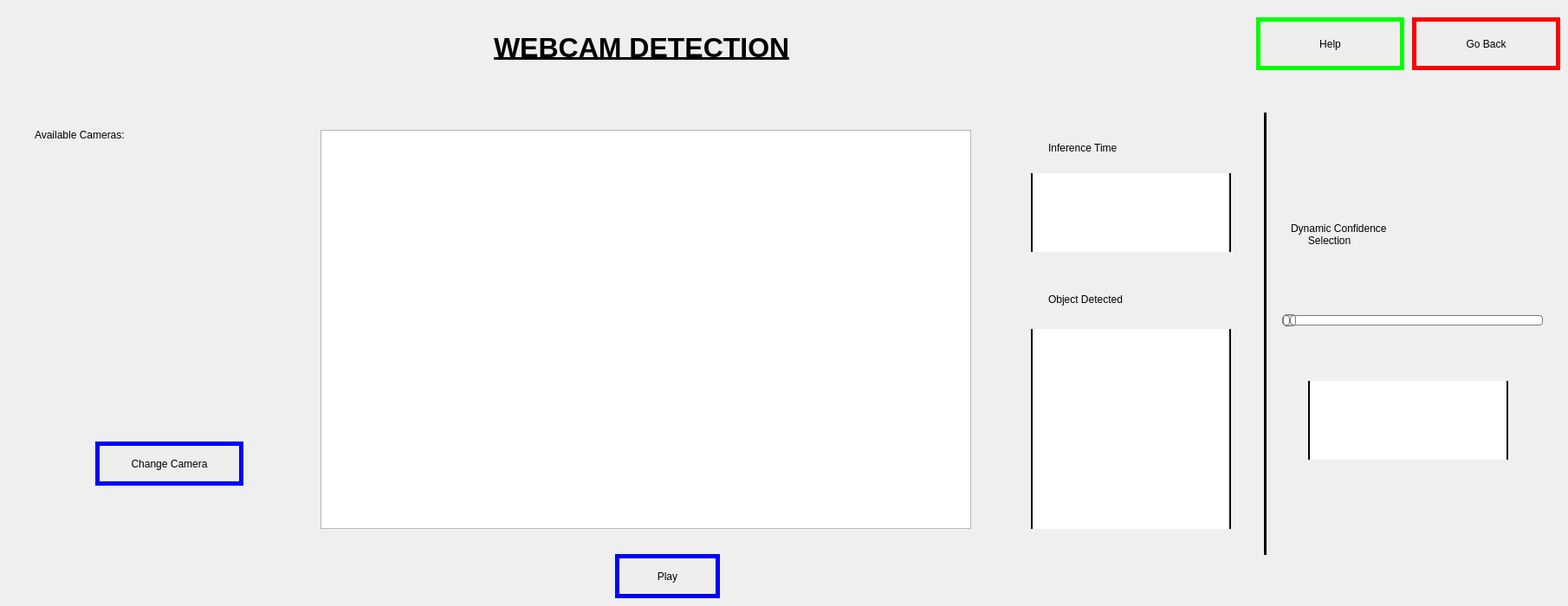
    <widget class="QWidget" name="page_12">
     <widget class="QLabel" name="label_56">
      <property name="geometry">
       <rect>
        <x>570</x>
        <y>30</y>
        <width>391</width>
        <height>51</height>
       </rect>
      </property>
      <property name="styleSheet">
       <string notr="true">font: 75 19pt &quot;URW Bookman L&quot;;
color: rgb(0, 0, 0);</string>
      </property>
      <property name="text">
       <string>&lt;html&gt;&lt;head/&gt;&lt;body&gt;&lt;p&gt;&lt;span style=&quot; font-size:24pt; font-weight:600; text-decoration: underline;&quot;&gt;WEBCAM DETECTION&lt;/span&gt;&lt;/p&gt;&lt;/body&gt;&lt;/html&gt;</string>
      </property>
     </widget>
     <widget class="QGraphicsView" name="graphicsView_4">
      <property name="geometry">
       <rect>
        <x>370</x>
        <y>150</y>
        <width>751</width>
        <height>461</height>
       </rect>
      </property>
     </widget>
     <widget class="QPushButton" name="pushButton_36">
      <property name="geometry">
       <rect>
        <x>710</x>
        <y>640</y>
        <width>121</width>
        <height>51</height>
       </rect>
      </property>
      <property name="cursor">
       <cursorShape>PointingHandCursor</cursorShape>
      </property>
      <property name="styleSheet">
       <string notr="true">background-color: rgb(238, 238, 236);
border-style:solid;
border-color: rgb(0,0,255);
border-width:5px;
font: 14pt &quot;DejaVu Sans&quot;;
</string>
      </property>
      <property name="text">
       <string>Play</string>
      </property>
     </widget>
     <widget class="QLabel" name="label_58">
      <property name="geometry">
       <rect>
        <x>1210</x>
        <y>150</y>
        <width>201</width>
        <height>41</height>
       </rect>
      </property>
      <property name="styleSheet">
       <string notr="true">font: 75 19pt &quot;URW Bookman L&quot;;
color: rgb(0, 0, 0);</string>
      </property>
      <property name="text">
       <string>Inference Time</string>
      </property>
     </widget>
     <widget class="QLabel" name="label_inference_webcam">
      <property name="geometry">
       <rect>
        <x>1190</x>
        <y>200</y>
        <width>231</width>
        <height>91</height>
       </rect>
      </property>
      <property name="font">
       <font>
        <family>URW Bookman L</family>
        <pointsize>12</pointsize>
        <weight>9</weight>
        <italic>false</italic>
        <bold>false</bold>
       </font>
      </property>
      <property name="styleSheet">
       <string notr="true">font: 75 12pt &quot;URW Bookman L&quot;;
background-color: rgb(255, 255, 255);
color: rgb(46, 52, 54);
border-style:solid;
border-right-width:2px;
border-left-width:2px;</string>
      </property>
      <property name="text">
       <string/>
      </property>
     </widget>
     <widget class="QLabel" name="label_65">
      <property name="geometry">
       <rect>
        <x>1210</x>
        <y>320</y>
        <width>211</width>
        <height>51</height>
       </rect>
      </property>
      <property name="styleSheet">
       <string notr="true">font: 75 19pt &quot;URW Bookman L&quot;;
color: rgb(0, 0, 0);</string>
      </property>
      <property name="text">
       <string>Object Detected</string>
      </property>
     </widget>
     <widget class="QLabel" name="label_object_webcam">
      <property name="geometry">
       <rect>
        <x>1190</x>
        <y>380</y>
        <width>231</width>
        <height>231</height>
       </rect>
      </property>
      <property name="font">
       <font>
        <family>URW Bookman L</family>
        <pointsize>12</pointsize>
        <weight>9</weight>
        <italic>false</italic>
        <bold>false</bold>
       </font>
      </property>
      <property name="styleSheet">
       <string notr="true">font: 75 12pt &quot;URW Bookman L&quot;;
background-color: rgb(255, 255, 255);
color: rgb(46, 52, 54);
border-style:solid;
border-right-width:2px;
border-left-width:2px;</string>
      </property>
      <property name="text">
       <string/>
      </property>
     </widget>
     <widget class="QPushButton" name="pushButton_37">
      <property name="geometry">
       <rect>
        <x>1450</x>
        <y>20</y>
        <width>171</width>
        <height>61</height>
       </rect>
      </property>
      <property name="cursor">
       <cursorShape>PointingHandCursor</cursorShape>
      </property>
      <property name="styleSheet">
       <string notr="true">background-color: rgb(238, 238, 236);
border-style:solid;
border-color: rgb(0,255, 0);
border-width:5px;
font: 14pt &quot;DejaVu Sans&quot;;
</string>
      </property>
      <property name="text">
       <string>Help</string>
      </property>
     </widget>
     <widget class="QPushButton" name="pushButton_38">
      <property name="geometry">
       <rect>
        <x>1630</x>
        <y>20</y>
        <width>171</width>
        <height>61</height>
       </rect>
      </property>
      <property name="cursor">
       <cursorShape>PointingHandCursor</cursorShape>
      </property>
      <property name="styleSheet">
       <string notr="true">background-color: rgb(238, 238, 236);
border-style:solid;
border-color: rgb(255,0, 0);
border-width:5px;
font: 14pt &quot;DejaVu Sans&quot;;
</string>
      </property>
      <property name="text">
       <string>Go Back</string>
      </property>
     </widget>
     <widget class="QLabel" name="label_69">
      <property name="geometry">
       <rect>
        <x>40</x>
        <y>140</y>
        <width>321</width>
        <height>31</height>
       </rect>
      </property>
      <property name="styleSheet">
       <string notr="true">font: 75 19pt &quot;URW Bookman L&quot;;
color: rgb(0, 0, 0);</string>
      </property>
      <property name="text">
       <string>Available Cameras:</string>
      </property>
     </widget>
     <widget class="QWidget" name="verticalLayoutWidget_2">
      <property name="geometry">
       <rect>
        <x>40</x>
        <y>190</y>
        <width>311</width>
        <height>291</height>
       </rect>
      </property>
      <layout class="QVBoxLayout" name="verticalLayout_2"/>
     </widget>
     <widget class="QPushButton" name="pushButton_40">
      <property name="geometry">
       <rect>
        <x>110</x>
        <y>510</y>
        <width>171</width>
        <height>51</height>
       </rect>
      </property>
      <property name="cursor">
       <cursorShape>PointingHandCursor</cursorShape>
      </property>
      <property name="styleSheet">
       <string notr="true">background-color: rgb(238, 238, 236);
border-style:solid;
border-color: rgb(0,0,255);
border-width:5px;
font: 14pt &quot;DejaVu Sans&quot;;
</string>
      </property>
      <property name="text">
       <string>Change Camera</string>
      </property>
     </widget>
     <widget class="QSlider" name="Conf_Slider_Webcam">
      <property name="geometry">
       <rect>
        <x>1480</x>
        <y>350</y>
        <width>301</width>
        <height>41</height>
       </rect>
      </property>
      <property name="styleSheet">
       <string notr="true">QSlider::groove:horizontal {
border: 1px solid #bbb;
background: white;
height: 10px;
border-radius: 4px;
}

QSlider::sub-page:horizontal {
background: qlineargradient(x1: 0, y1: 0,    x2: 0, y2: 1,
    stop: 0 #66e, stop: 1 #bbf);
background: qlineargradient(x1: 0, y1: 0.2, x2: 1, y2: 1,
    stop: 0 #bbf, stop: 1 #55f);
border: 1px solid #777;
height: 10px;
border-radius: 4px;
}

QSlider::add-page:horizontal {
background: #fff;
border: 1px solid #777;
height: 10px;
border-radius: 4px;
}

QSlider::handle:horizontal {
background: qlineargradient(x1:0, y1:0, x2:1, y2:1,
    stop:0 #eee, stop:1 #ccc);
border: 1px solid #777;
width: 13px;
margin-top: -2px;
margin-bottom: -2px;
border-radius: 4px;
}

QSlider::handle:horizontal:hover {
background: qlineargradient(x1:0, y1:0, x2:1, y2:1,
    stop:0 #fff, stop:1 #ddd);
border: 1px solid #444;
border-radius: 4px;
}

QSlider::sub-page:horizontal:disabled {
background: #bbb;
border-color: #999;
}

QSlider::add-page:horizontal:disabled {
background: #eee;
border-color: #999;
}

QSlider::handle:horizontal:disabled {
background: #eee;
border: 1px solid #aaa;
border-radius: 4px;
}</string>
      </property>
      <property name="orientation">
       <enum>Qt::Horizontal</enum>
      </property>
     </widget>
     <widget class="QLabel" name="label_conf_webcam">
      <property name="geometry">
       <rect>
        <x>1510</x>
        <y>440</y>
        <width>231</width>
        <height>91</height>
       </rect>
      </property>
      <property name="font">
       <font>
        <family>URW Bookman L</family>
        <pointsize>12</pointsize>
        <weight>9</weight>
        <italic>false</italic>
        <bold>false</bold>
       </font>
      </property>
      <property name="styleSheet">
       <string notr="true">font: 75 12pt &quot;URW Bookman L&quot;;
background-color: rgb(255, 255, 255);
color: rgb(46, 52, 54);
border-style:solid;
border-right-width:2px;
border-left-width:2px;</string>
      </property>
      <property name="text">
       <string/>
      </property>
     </widget>
     <widget class="Line" name="line_28">
      <property name="geometry">
       <rect>
        <x>1450</x>
        <y>130</y>
        <width>20</width>
        <height>511</height>
       </rect>
      </property>
      <property name="frameShadow">
       <enum>QFrame::Plain</enum>
      </property>
      <property name="lineWidth">
       <number>3</number>
      </property>
      <property name="orientation">
       <enum>Qt::Vertical</enum>
      </property>
     </widget>
     <widget class="QLabel" name="label_71">
      <property name="geometry">
       <rect>
        <x>1490</x>
        <y>220</y>
        <width>281</width>
        <height>101</height>
       </rect>
      </property>
      <property name="styleSheet">
       <string notr="true">font: 75 19pt &quot;URW Bookman L&quot;;
color: rgb(0, 0, 0);</string>
      </property>
      <property name="text">
       <string>Dynamic Confidence 
      Selection</string>
      </property>
     </widget>
    </widget>
